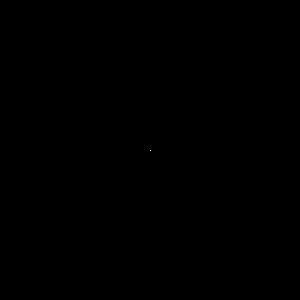
Frame 1 (no input)
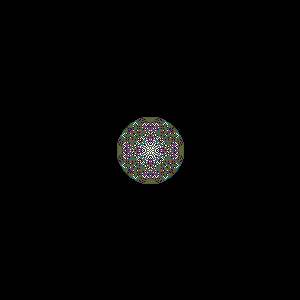
Frame 60 (the mouse pressed at the canvas centre just before this capture)
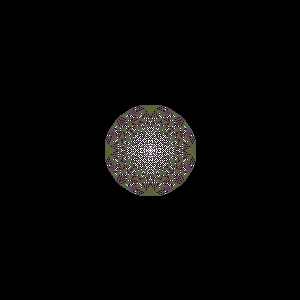
Frame 120 (the mouse held since frame 60 and released just before this capture)

The Processing sketch that drew these frames (run headless with seeded random() and noise(); from frame 60 on, the mouse is pressed at the canvas centre):

// Processing sketch: SandpileSketch
// ── SandpileSketch.pde
Sandpile sandpile;
boolean animationRunning;

void setup() {
  size(300, 300);
  sandpile = new Sandpile();
  animationRunning = true;
}
void draw() {
  if (animationRunning){
  sandpile.render();
  for (int i=0; i<100; i=i+1) {
    sandpile.topple(); // Center cell is now toppled
    }
  }
  else{
    text("Thanks for watching the animation", width/2, height/2, width/2, height/2);
    textAlign(CENTER);
    textSize(48);
    color(255,255,255);
    // Doesn't allow delay when stopping the animation
    frameRate(0);
  }
}
void keyPressed() {
  // calls the key from the sandpile class 
  sandpile.UI();
}

// ── SandpileClass.pde
class Sandpile {
  int [][]sandpiles;
  int r;
  int b;
  int g;

  Sandpile() {
     r = 100;
     b = 100;
     g = 100;
    sandpiles = new int[width][height];
    // sand toplling animation start
    sandpiles[width/2][height/2] =1000000;
  }

  void topple() {
    int[][]pile2 = new int[width][height];
    // looping through all piles on sand
    for (int x = 0; x < width; x=x+1) {
      for (int y=0; y < height; y=y+1) {
        int number = sandpiles[x][y];
        if (number < 4) {
          pile2[x][y] = sandpiles[x][y];
        }
      }
    }

    for (int x = 0; x < width; x=x+1) {
      for (int y=0; y < height; y=y+1) {
        int number = sandpiles[x][y];
        if (number >= 4) {
          // the four grains of sand will be sent to the four neighbouring cells
          // makes it more symmertrical
          pile2[x][y] += (number -4);
          // All the neighbouring piles will +1
          //setting screen bounds, edge detection
          if (x+1 < width) {
            pile2[x+1][y]++;
          }
          if (x-1 >= 0) {
            pile2[x-1][y]++;
          }
          if (y+1 < height) {
            pile2[x][y+1]++;
          }
          if (y-1 >=0) {
            pile2[x][y-1]++;
          }
        }
      }
    }
    // sandpiles is now all 4 piles
    sandpiles = pile2;
  }
  void render() {
    // loads the pixels into the program
    loadPixels();
    // looping through all piles of sand
    for (int x = 0; x < width; x=x+1) {
      for (int y=0; y< height; y=y+1) {
        // number of sandpiles
        int number = sandpiles[x][y];
        color colour =color(255);
        // if there are zero grains of sand the colour should be black
        if  (number ==0) {
          colour = color(0,0,0);
        } else if (number ==1) {
          colour = color(r/2,g,b);          
        } else if (number ==2) {
          colour = color(r,g/2,b); 
        } else if (number ==3) {
          colour = color(r,g,b/2); 
        }


        pixels[x+y*width] = colour;
        // color is how much sand there is
      }
    }

    updatePixels();
    // this function keeps overwriting the pixels
  }
  /* Allows the user to change the colours based on these inputs
   Capital Letters decrement the value of the colours whereas 
   lower case letters increment the vaue of the colour giving more 
   of it*/
  
  void UI() {
    switch(key){
      case 'r': r += 10; break;
      case 'R': r -= 10; break;
      case 'b': b += 10; break;
      case 'B': b -= 10; break;
      case 'g': g += 10; break;
      case 'G': g -= 10; break;
      case 's': animationRunning = false; break;
    }
  }
}
